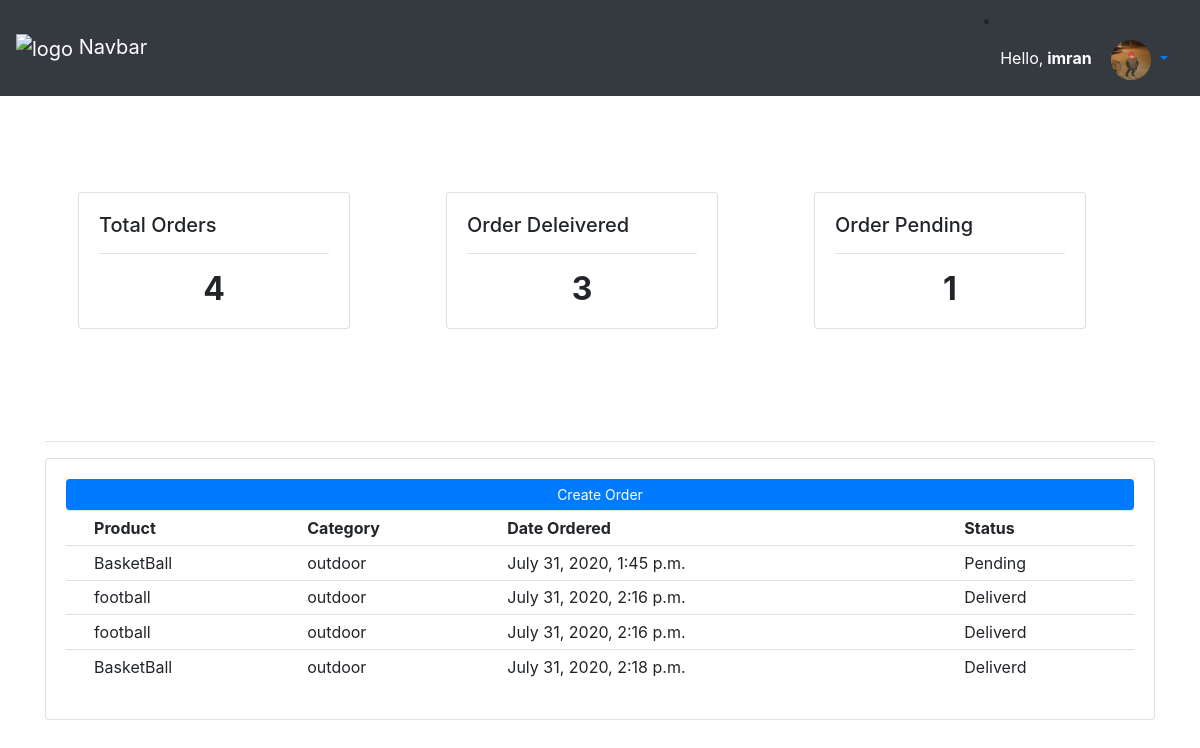
The page /user/ (signed in) on the database its author committed.
### accounts/models.py (models this page shows, shortened)
class Customer(models.Model):
    user = models.OneToOneField(User, null=True, blank=True, on_delete=models.CASCADE)
    name = models.CharField(max_length=40, null=True)
    phone = models.CharField(max_length=40, null=True)
    email = models.CharField(max_length=40, null=True)
    profile_pic = models.ImageField(default='default.jpg', null=True, blank=True)
    date_created = models.DateTimeField(auto_now_add=True ,null=True)

class Order(models.Model):
    status = (
        ('Pending','Pending'),
        ('Deliverd', 'Deliverd'),
        ('Out for delivary', 'out for delivary')
    )
    customer = models.ForeignKey(Customer, null=True, on_delete=models.CASCADE)
    product = models.ForeignKey(Product, null=True, on_delete=models.CASCADE)
    date_created = models.DateTimeField(auto_now_add=True ,null=True)
    status = models.CharField(max_length=200, null=True, choices=status)
    note = models.CharField(max_length=400, null=True)

class Product(models.Model):
    category = (
        ('indoor', 'indoor'),
        ('outdoor', 'outdoor')
    )
    name = models.CharField(max_length=40, null=True)
    price = models.FloatField(null=True)
    category =models.CharField(max_length=40, null=True, choices=category)
    description = models.CharField(max_length=200, null=True, blank=True)
    date_created = models.DateTimeField(auto_now_add=True ,null=True)
    tags = models.ManyToManyField(Tag)

### accounts/views.py (the view)
# urls.py: path('user/', auth_views.userPage, name='user-page'),
def userPage(request):
    orders = request.user.customer.order_set.all()
    total_orders = orders.count()
    order_deliverd = orders.filter(status='Deliverd').count()
    order_pending = orders.filter(status='Pending').count()
    context = {
        'orders':orders,
        'total_orders':total_orders,
        'order_deliverd':order_deliverd,
        'order_pending':order_pending
    }
    return render(request, 'accounts/user.html', context)

### accounts/templates/accounts/user.html
{% extends 'accounts/main.html' %}
{% block content %}
<div class="row">
    <div class="card m-5 " style="width: 17rem;">
        <div class="card-body">
            <h5 class="card-title">Total Orders</h5>
            <hr>
            <h2 class="card-text text-center "><b> {{total_orders}} </b></h2>
        </div>
    </div>
    <div class="card m-5 " style="width: 17rem;">
        <div class="card-body">
            <h5 class="card-title">Order Deleivered</h5>
            <hr>
            <h2 class="card-text text-center "><b> {{order_deliverd}} </b></h2>
        </div>
    </div>
    <div class="card m-5 " style="width: 17rem;">
        <div class="card-body">
            <h5 class="card-title">Order Pending</h5>
            <hr>
            <h2 class="card-text text-center "><b> {{order_pending}} </b></h2>
        </div>
    </div>
</div>
<br><br>
<div class="row">
    <div class="col">
        <hr>
        <div class="card card-body">
            <a href="{% url 'create-order' request.user.pk %}" class="btn btn-primary btn-sm btn-block"> Create Order </a>
            <table class="table table-sm">
                <tr>
                    <th></th>
                    <th>Product</th>
                    <th>Category</th>
                    <th>Date Ordered</th>
                    <th>Status</th>
                </tr>
                {% for order in orders %}
                <tr>
                    <td></td>
                    <td>{{ order.product.name }}</td>
                    <td>{{ order.product.category }}</td>
                    <td>{{ order.date_created }}</td>
                    <td>{{ order.status }}</td>
                </tr>
                {% endfor %}
            </table>
        </div>
    </div>
</div>
{% endblock content %}

### accounts/templates/accounts/navbar.html (shortened to what this page needs)
<nav class="navbar navbar-expand-lg dark-light bg-dark">
    <a class="navbar-brand text-white" href="#">
        <img src="https://s3.eu-central-1.amazonaws.com/bootstrapbaymisc/blog/24_days_bootstrap/logo_white.png"
            width="30" height="30" alt="logo">
        Navbar
    </a>
    {% if user.is_authenticated %}
    <li class="nav-item dropdown">
        <a class="nav-link dropdown-toggle" href="#" id="navbarDropdownMenuLink" role="button" data-toggle="dropdown"
            aria-haspopup="true" aria-expanded="false">
            <p class="d-inline pr-3 text-white">Hello,<b> {{ user.username }} </b></p>
            <img src="{{request.user.customer.profile_pic.url}}" width="40"
                height="40" class="rounded-circle">
        </a>
    </li>
    {% else %}
        <li class="nav-item">
            <a href="{% url 'user-login' %}"><button class="btn btn-success">  Login </button></a>
            <a href="{% url 'user-registration' %}"><button class="btn btn-info">  Register </button></a>
        </li>
    {% endif %}
</nav><br><br>

### rows shown on the page
Order: product.name "BasketBall", product.category "outdoor", date_created "July 31, 2020, 1:45 p.m.", status "Pending"
Order: product.name "football", product.category "outdoor", date_created "July 31, 2020, 2:16 p.m.", status "Deliverd"
Order: product.name "football", product.category "outdoor", date_created "July 31, 2020, 2:16 p.m.", status "Deliverd"
Order: product.name "BasketBall", product.category "outdoor", date_created "July 31, 2020, 2:18 p.m.", status "Deliverd"

### other values the page prints
{{ user.username }} "imran"
{{ total_orders }} "4"
{{ order_deliverd }} "3"
{{ order_pending }} "1"
